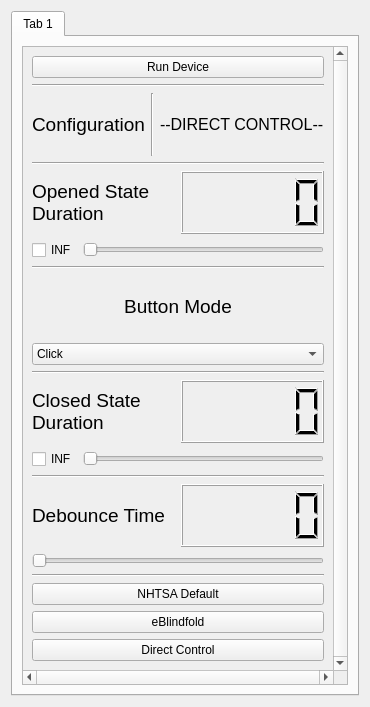
<?xml version="1.0" encoding="UTF-8"?>
<ui version="4.0">
 <class>Form</class>
 <widget class="QWidget" name="Form">
  <property name="geometry">
   <rect>
    <x>0</x>
    <y>0</y>
    <width>365</width>
    <height>707</height>
   </rect>
  </property>
  <property name="windowTitle">
   <string>Form</string>
  </property>
  <layout class="QVBoxLayout" name="verticalLayout_2">
   <item>
    <widget class="QTabWidget" name="tabWidget">
     <property name="sizePolicy">
      <sizepolicy hsizetype="Minimum" vsizetype="Minimum">
       <horstretch>0</horstretch>
       <verstretch>0</verstretch>
      </sizepolicy>
     </property>
     <property name="currentIndex">
      <number>0</number>
     </property>
     <widget class="QWidget" name="tab">
      <attribute name="title">
       <string>Tab 1</string>
      </attribute>
      <layout class="QVBoxLayout" name="verticalLayout_10">
       <item>
        <layout class="QHBoxLayout" name="tab_horiz_layout">
         <item>
          <widget class="QScrollArea" name="scroll_area">
           <property name="sizePolicy">
            <sizepolicy hsizetype="Minimum" vsizetype="Minimum">
             <horstretch>0</horstretch>
             <verstretch>0</verstretch>
            </sizepolicy>
           </property>
           <property name="verticalScrollBarPolicy">
            <enum>Qt::ScrollBarAlwaysOn</enum>
           </property>
           <property name="horizontalScrollBarPolicy">
            <enum>Qt::ScrollBarAlwaysOn</enum>
           </property>
           <property name="sizeAdjustPolicy">
            <enum>QAbstractScrollArea::AdjustToContents</enum>
           </property>
           <property name="widgetResizable">
            <bool>true</bool>
           </property>
           <widget class="QWidget" name="scroll_area_contents">
            <property name="geometry">
             <rect>
              <x>0</x>
              <y>0</y>
              <width>302</width>
              <height>624</height>
             </rect>
            </property>
            <layout class="QVBoxLayout" name="verticalLayout">
             <item>
              <widget class="QPushButton" name="pushButton">
               <property name="text">
                <string>Run Device</string>
               </property>
              </widget>
             </item>
             <item>
              <widget class="Line" name="line">
               <property name="orientation">
                <enum>Qt::Horizontal</enum>
               </property>
              </widget>
             </item>
             <item>
              <layout class="QHBoxLayout" name="config_horizontalLayout">
               <item>
                <widget class="QLabel" name="config_label">
                 <property name="font">
                  <font>
                   <pointsize>14</pointsize>
                  </font>
                 </property>
                 <property name="text">
                  <string>Configuration</string>
                 </property>
                </widget>
               </item>
               <item>
                <widget class="Line" name="config_label_val_line">
                 <property name="orientation">
                  <enum>Qt::Vertical</enum>
                 </property>
                </widget>
               </item>
               <item>
                <widget class="QLabel" name="config_val_label">
                 <property name="font">
                  <font>
                   <pointsize>12</pointsize>
                  </font>
                 </property>
                 <property name="text">
                  <string>--DIRECT CONTROL--</string>
                 </property>
                </widget>
               </item>
              </layout>
             </item>
             <item>
              <widget class="Line" name="config_opened_sep_line">
               <property name="orientation">
                <enum>Qt::Horizontal</enum>
               </property>
              </widget>
             </item>
             <item>
              <layout class="QHBoxLayout" name="opened_state_dur_label_horizontalLayout">
               <item>
                <widget class="QLabel" name="opened_state_dur_label">
                 <property name="font">
                  <font>
                   <pointsize>14</pointsize>
                  </font>
                 </property>
                 <property name="text">
                  <string>Opened State 
Duration</string>
                 </property>
                </widget>
               </item>
               <item>
                <widget class="QLCDNumber" name="opened_state_dur_lcdNumber">
                 <property name="minimumSize">
                  <size>
                   <width>0</width>
                   <height>40</height>
                  </size>
                 </property>
                </widget>
               </item>
              </layout>
             </item>
             <item>
              <layout class="QHBoxLayout" name="opened_state_dur_slider_horizontalLayout">
               <item>
                <widget class="QCheckBox" name="opened_state_dur_inf_checkBox">
                 <property name="text">
                  <string>INF</string>
                 </property>
                </widget>
               </item>
               <item>
                <widget class="QSlider" name="max_opened_slider">
                 <property name="orientation">
                  <enum>Qt::Horizontal</enum>
                 </property>
                </widget>
               </item>
              </layout>
             </item>
             <item>
              <widget class="Line" name="opened_mode_sep_line">
               <property name="orientation">
                <enum>Qt::Horizontal</enum>
               </property>
              </widget>
             </item>
             <item>
              <widget class="QLabel" name="debounce_label_2">
               <property name="font">
                <font>
                 <pointsize>14</pointsize>
                </font>
               </property>
               <property name="text">
                <string>Button Mode</string>
               </property>
               <property name="alignment">
                <set>Qt::AlignCenter</set>
               </property>
              </widget>
             </item>
             <item>
              <widget class="QComboBox" name="button_mode_combo_box">
               <property name="editable">
                <bool>false</bool>
               </property>
               <item>
                <property name="text">
                 <string>Click</string>
                </property>
               </item>
               <item>
                <property name="text">
                 <string>Hold</string>
                </property>
               </item>
              </widget>
             </item>
             <item>
              <widget class="Line" name="mode_closed_sep_line">
               <property name="orientation">
                <enum>Qt::Horizontal</enum>
               </property>
              </widget>
             </item>
             <item>
              <layout class="QHBoxLayout" name="closed_state_dur_horizontalLayout">
               <item>
                <widget class="QLabel" name="closed_state_dur_label">
                 <property name="font">
                  <font>
                   <pointsize>14</pointsize>
                  </font>
                 </property>
                 <property name="text">
                  <string>Closed State 
Duration</string>
                 </property>
                </widget>
               </item>
               <item>
                <widget class="QLCDNumber" name="closed_state_dur_lcdNumber">
                 <property name="minimumSize">
                  <size>
                   <width>0</width>
                   <height>40</height>
                  </size>
                 </property>
                </widget>
               </item>
              </layout>
             </item>
             <item>
              <layout class="QHBoxLayout" name="closed_state_dur_slider_horizontalLayout">
               <item>
                <widget class="QCheckBox" name="closed_state_inf_checkBox">
                 <property name="text">
                  <string>INF</string>
                 </property>
                </widget>
               </item>
               <item>
                <widget class="QSlider" name="max_closed_slider">
                 <property name="orientation">
                  <enum>Qt::Horizontal</enum>
                 </property>
                </widget>
               </item>
              </layout>
             </item>
             <item>
              <widget class="Line" name="closed_debounce_sep_line">
               <property name="orientation">
                <enum>Qt::Horizontal</enum>
               </property>
              </widget>
             </item>
             <item>
              <layout class="QHBoxLayout" name="debounce_horizontalLayout">
               <item>
                <widget class="QLabel" name="debounce_label">
                 <property name="font">
                  <font>
                   <pointsize>14</pointsize>
                  </font>
                 </property>
                 <property name="text">
                  <string>Debounce Time</string>
                 </property>
                </widget>
               </item>
               <item>
                <widget class="QLCDNumber" name="debounce_lcdNumber">
                 <property name="minimumSize">
                  <size>
                   <width>0</width>
                   <height>40</height>
                  </size>
                 </property>
                </widget>
               </item>
              </layout>
             </item>
             <item>
              <widget class="QSlider" name="debounce_time_slider">
               <property name="orientation">
                <enum>Qt::Horizontal</enum>
               </property>
              </widget>
             </item>
             <item>
              <widget class="Line" name="debounce_presets_sep_line">
               <property name="orientation">
                <enum>Qt::Horizontal</enum>
               </property>
              </widget>
             </item>
             <item>
              <widget class="QPushButton" name="eblind_default_push_button_2">
               <property name="text">
                <string>NHTSA Default</string>
               </property>
              </widget>
             </item>
             <item>
              <widget class="QPushButton" name="eblind_pushButton">
               <property name="text">
                <string>eBlindfold</string>
               </property>
              </widget>
             </item>
             <item>
              <widget class="QPushButton" name="dir_control_default_push_button_4">
               <property name="text">
                <string>Direct Control</string>
               </property>
              </widget>
             </item>
            </layout>
           </widget>
          </widget>
         </item>
        </layout>
       </item>
      </layout>
     </widget>
    </widget>
   </item>
  </layout>
 </widget>
 <resources/>
 <connections/>
</ui>
